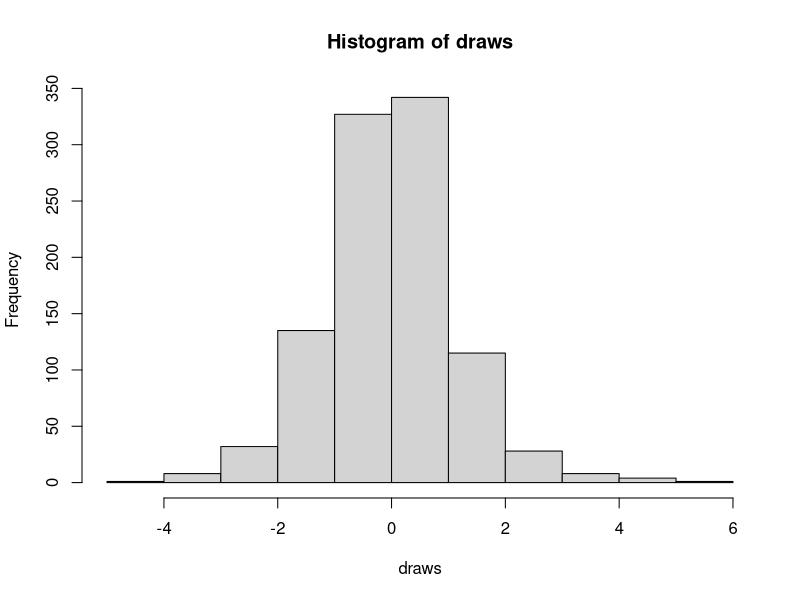
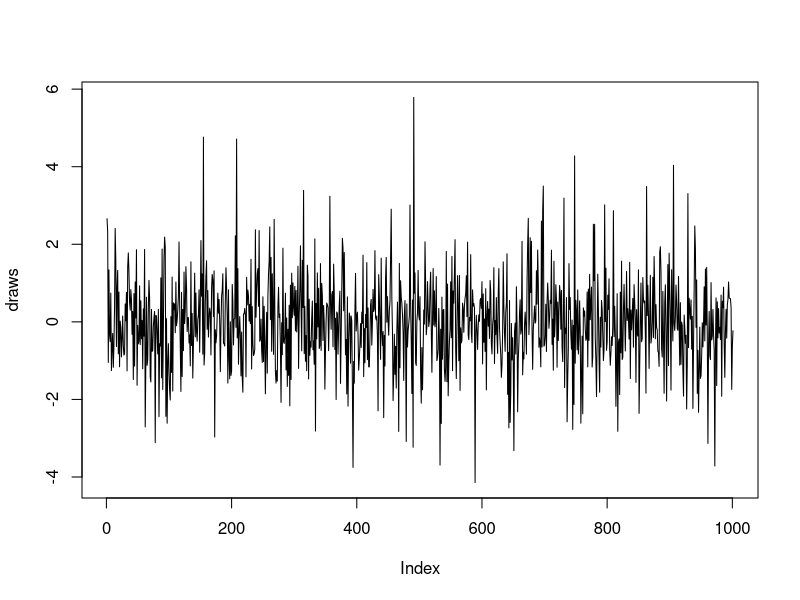
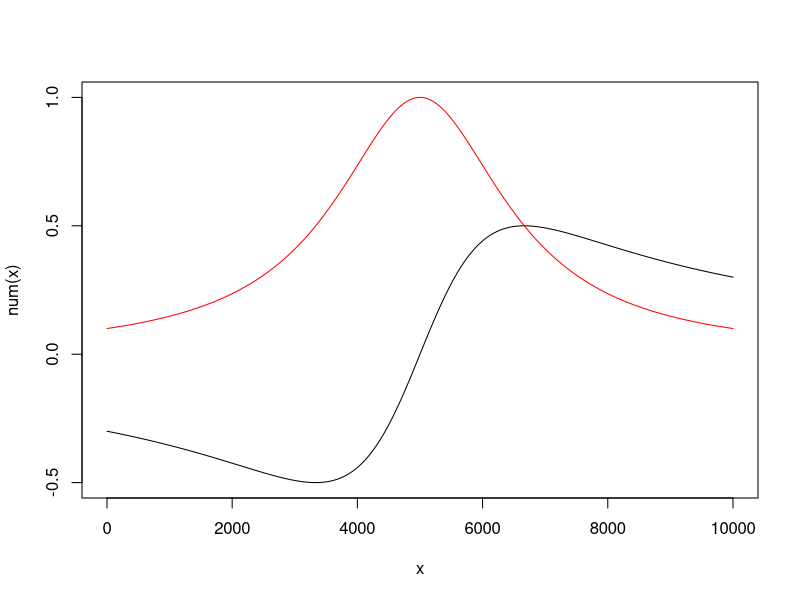
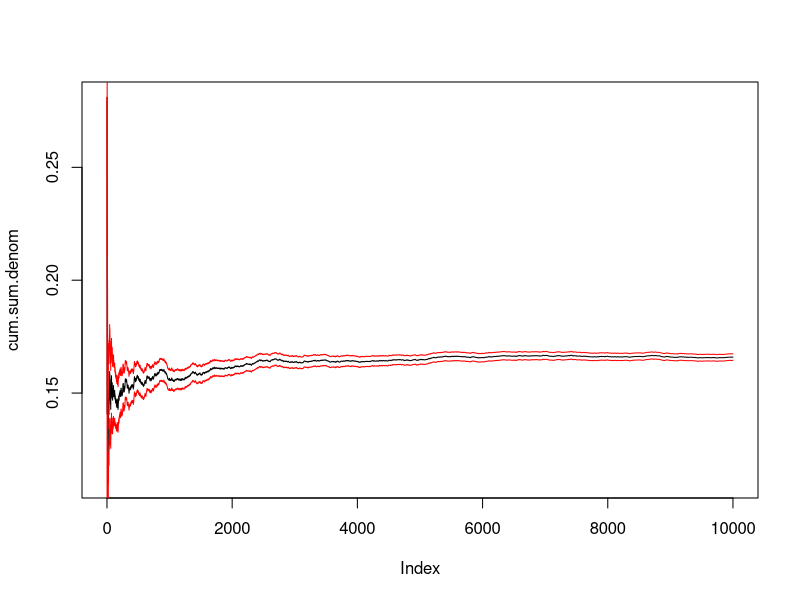
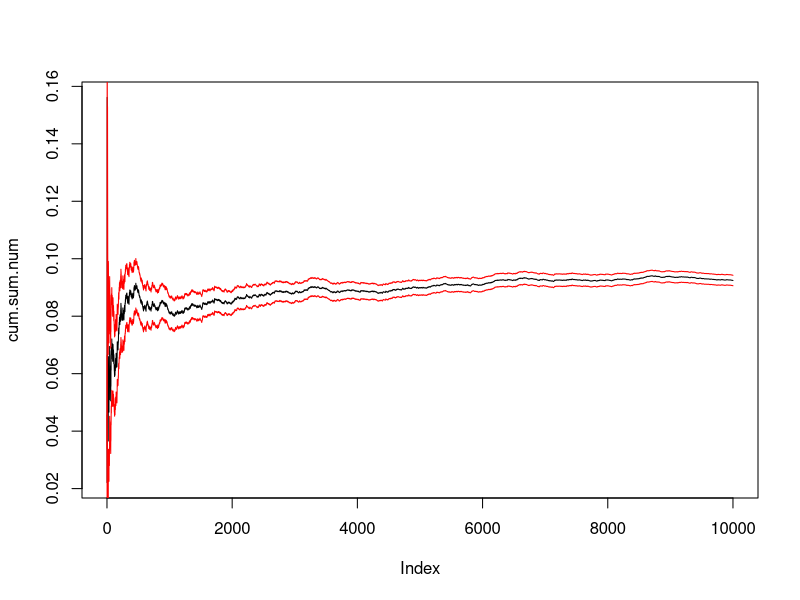

Source code (R) for these figures, in order:
## ---- chunk 1
knitr::opts_chunk$set(echo = TRUE)
## ---- chunk 2
nreps = 10000
draws = rep(NA,nreps)
for(i in 1:nreps){
  theta.draw = rcauchy(1,0,1)
  x = rnorm(1,theta.draw,1)
  u = runif(1,0,1)
  post = (1/(pi*(1+theta.draw^2)))*(1/(2*pi))*exp((-(x-theta.draw)^2)/2)
  if(u <= post){draws[i] = theta.draw}
}

post = function(x,t){
  1/(1+t*t)*exp(-(x-t)^2/2)
}
draws = NULL
theta.0 = 0
acc = 0
tot = 0
n = 1
while(length(draws) <= 1000){
  data = rnorm(n,theta.0,1)
  x.bar = mean(data)
  M = n * dnorm(x.bar,theta.0,sd = 1)
  prior = rcauchy(1)
  u = runif(1,0,1)
  num = post(x = data, t = prior)
  ratio = num / (M*dcauchy(prior))
  if(u <= ratio){
    draws = c(draws,prior)
    acc+1
  }
  tot = tot + 1
}

hist(draws)
plot(draws,type = "l")

## ---- chunk 3
num = function(theta){(theta/(1+theta^2)) * exp(-(1/2)*(x-theta)^2)}
denom = function(theta){(1/(1+theta^2)) * exp(-(1/2)*(x-theta)^2)}
x = seq(-3,3,length= 10000)
plot(num(x), type = "l", ylim = c(-.5,1), xlab = "x")
lines(denom(x), type = "l", col = "red",xlab = "x")
## ---- chunk 4
# Part B
x = 1
nreps = 10000
cauchy.draws = rcauchy(nreps,0,1)
eval.denom = dnorm(cauchy.draws,x)
cum.sum.denom = cumsum(eval.denom) / (1:nreps)
stand.error = sqrt(cumsum((eval.denom - cum.sum.denom)^2))/(1:nreps)
plot(cum.sum.denom, type = "l")
lines(cum.sum.denom + stand.error, col = "red")
lines(cum.sum.denom - stand.error, col = "red")

eval.num = cauchy.draws * eval.denom
cum.sum.num = cumsum(eval.num) / (1:nreps)
num.stand.error = sqrt(cumsum((eval.num - cum.sum.num)^2))/(1:nreps)
plot(cum.sum.num, type = "l")
lines(cum.sum.num + num.stand.error, col = "red")
lines(cum.sum.num - num.stand.error, col = "red")
